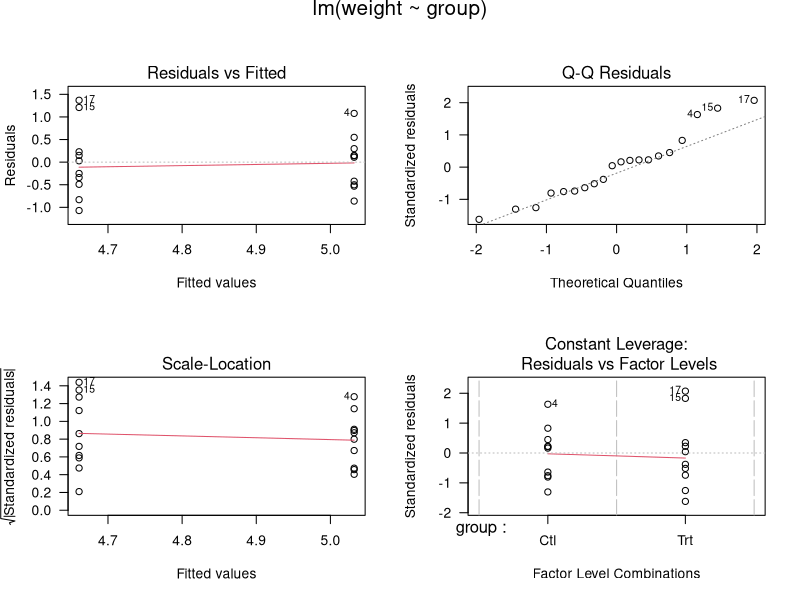
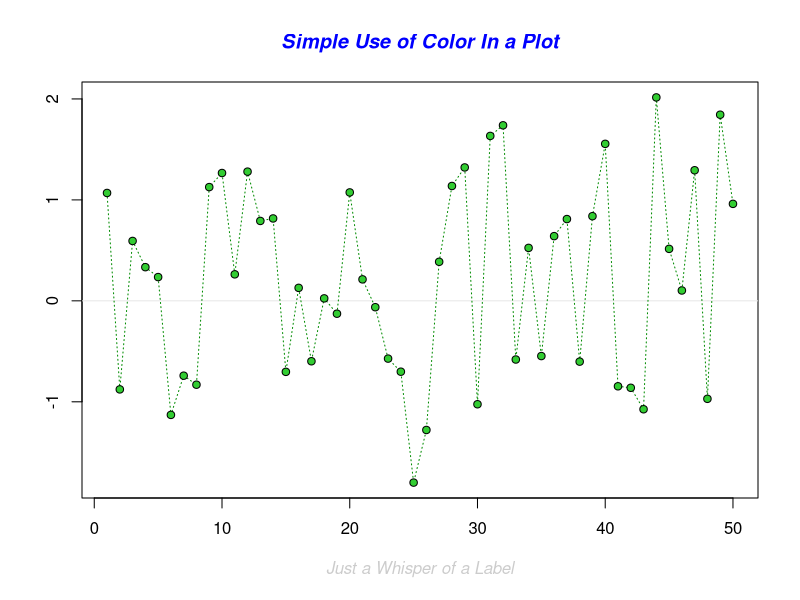
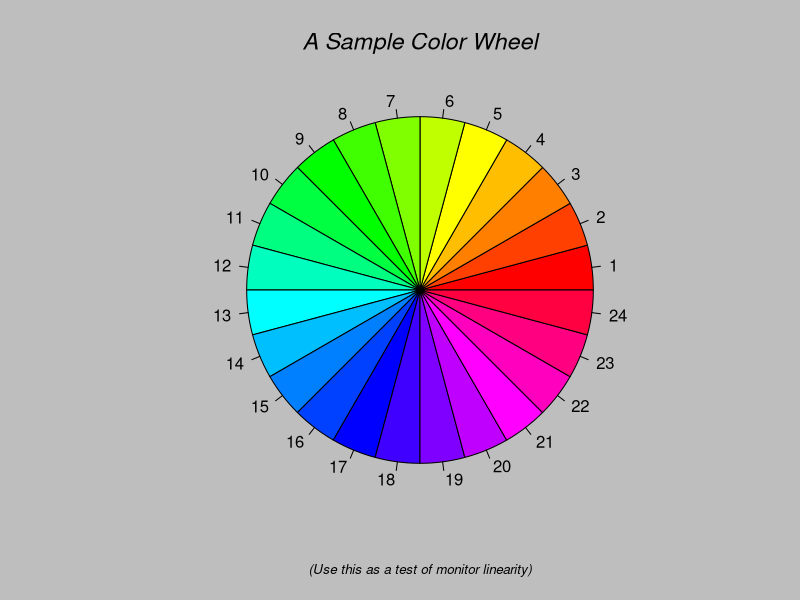
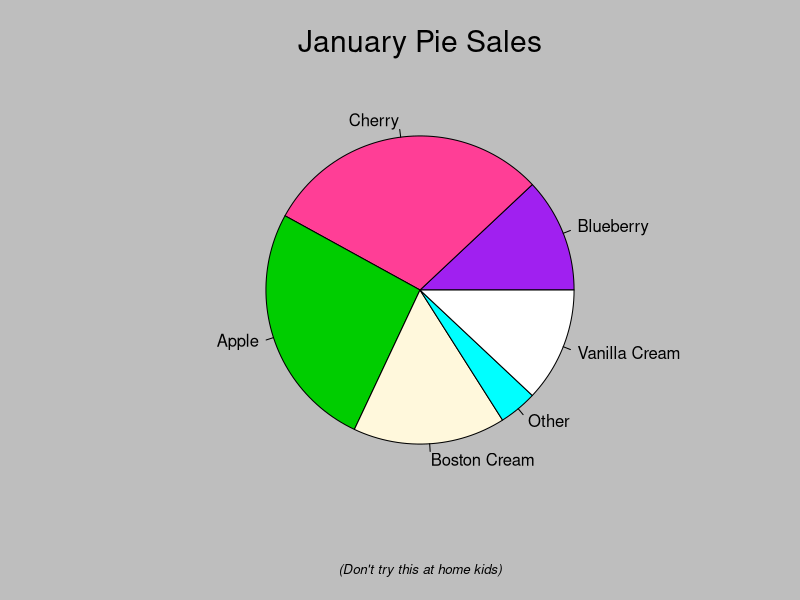
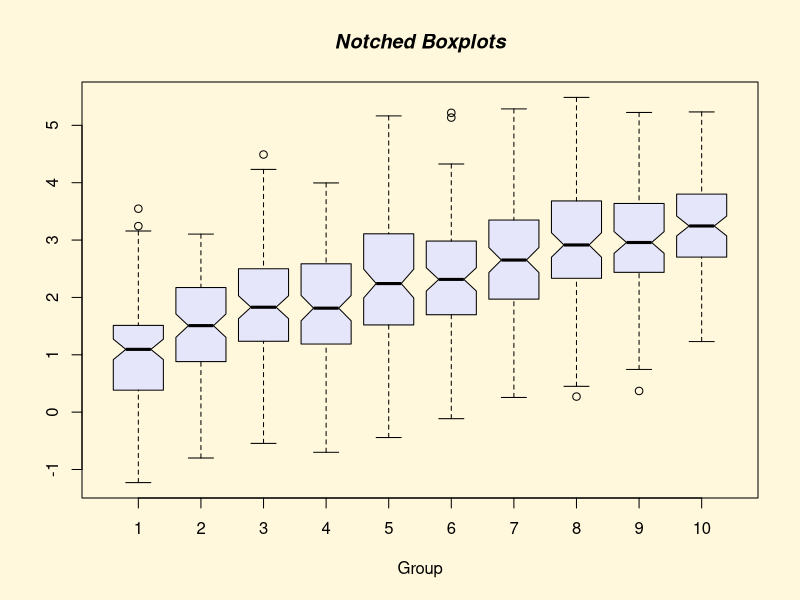
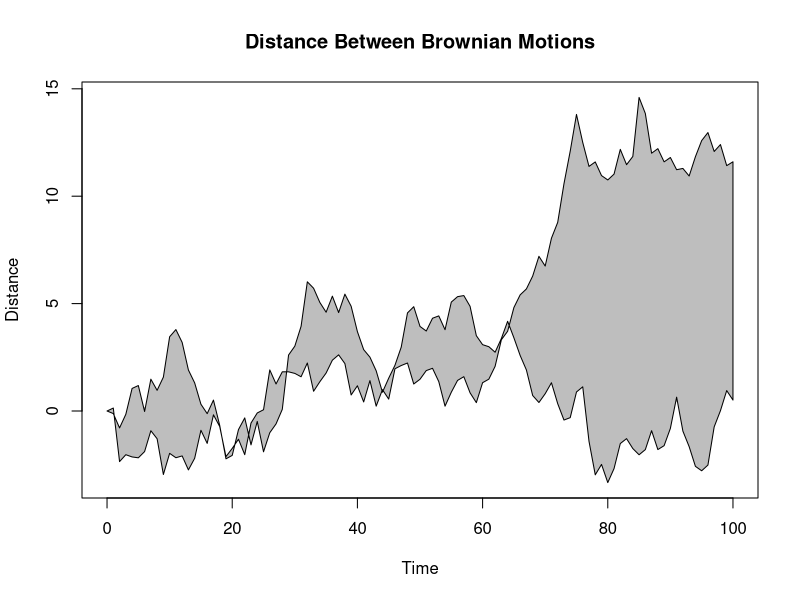
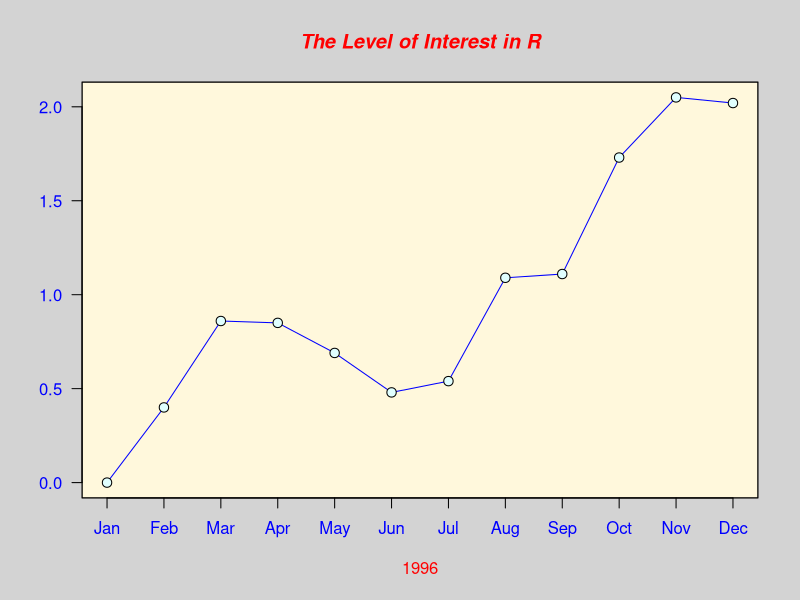
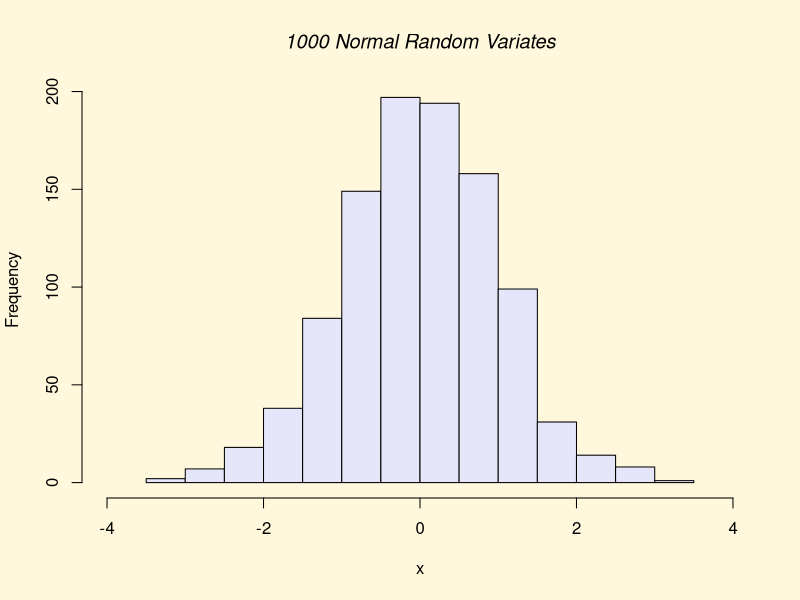

Generate these figures, in order, with R: (Note: this script raises an error after producing the figures.)
## ---- chunk 1
knitr::opts_chunk$set(echo = TRUE)
## ---- chunk 2
library(lattice)
library(MASS)
library(nlme)
library(survival)
## ---- chunk 3
example(lm)
demo(graphics)
## ---- chunk 4
2+2
3.2^2
log(42/7.3)
5+6+3+6+4+2+4+8+
  3+2+7
1.2e3
3/0
x <- 5
y <- 2
z <- x^y

y <- scan() #basically allows you to type in numbers into console
## ---- chunk 5
y <- c(1,2,3,2,1,2,2)
mean(y)
min(y)
max(y)
## ---- chunk 6
H <- c(2.3, NA, 3.4, 5.6, NA, 4.3, 7.1, 6.2, 1.9 ,4.5)
length(H)
mean(H)
mean(H, na.rm=T)

## ---- chunk 7
tree.h <- read.table("height.txt", header=T)
head(tree.h)

str(tree.h)
attach(tree.h) #using attach is generally thought of as bad
mean(Diameter)
detach(tree.h)

hist(tree.h$Height)
tapply(tree.h$Height, tree.h$Sp, mean)

tree.ag <- aggregate(Height~Sp, data=tree.h, mean)
tree.ag
## ---- chunk 8
plot(tree.h$Diameter, tree.h$Height)

plot(tree.h$Diameter, tree.h$Height, col="dodgerblue")

plot(tree.h$Diameter, tree.h$Height, col=2)

plot(tree.h$Diameter, tree.h$Height, 
     xlab="Diam (cm)", 
     ylab="Height (m)")
## ---- chunk 9
tree.sub <- tree.h[tree.h$Sp=="BAMA" | tree.h$Sp=="OCPU",]

plot(tree.h$Sp, tree.h$Height)

gl <- read.csv("grazing_lawn.csv")

str(gl)
## ---- chunk 10
par(mfrow=c(2,2)) #make sure panel is big enough

plot(gl$In_out, gl$N, xlab="Location", ylab="% N")
plot(gl$In_out, gl$P, xlab="Location", ylab="% P")
plot(gl$In_out, gl$LS, xlab="Location", ylab="L:S Ratio")
plot(gl$In_out, gl$G, xlab="Location", ylab="Grazing Intensity")


